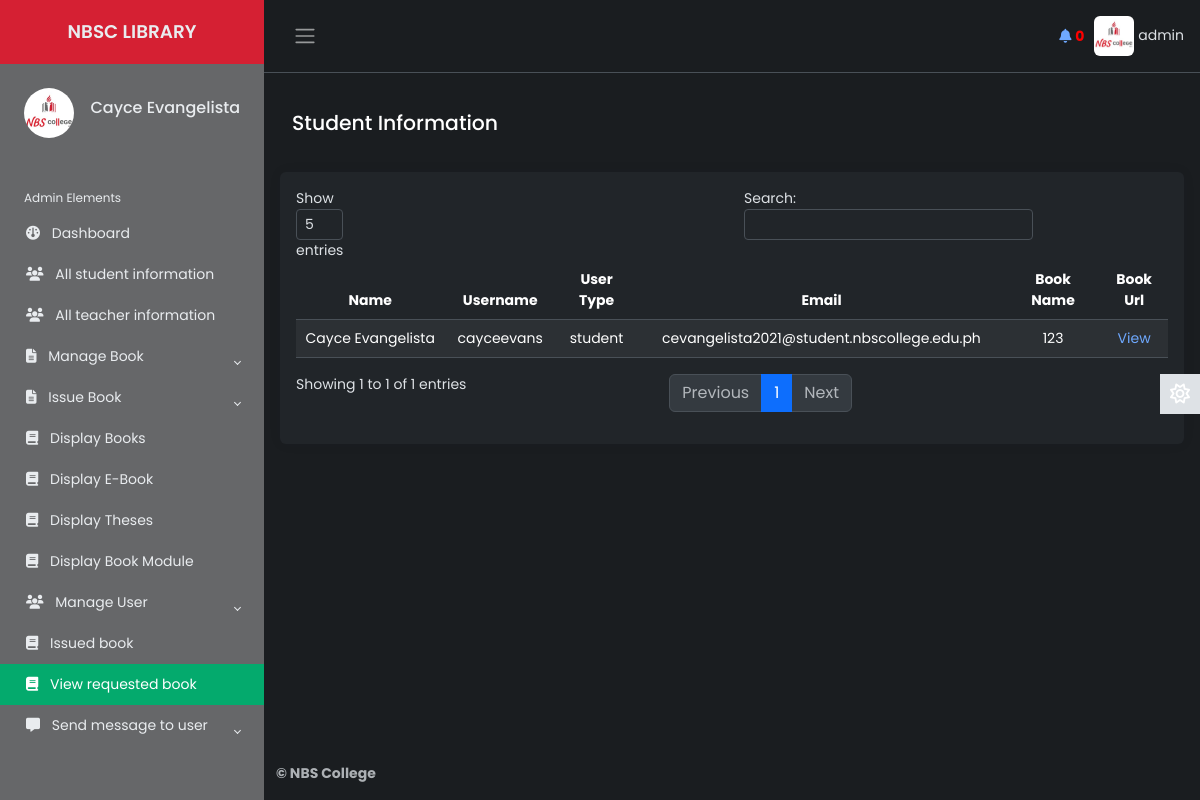
Page /Source/librarian/requested-books.php (signed in) on the earlier database version.
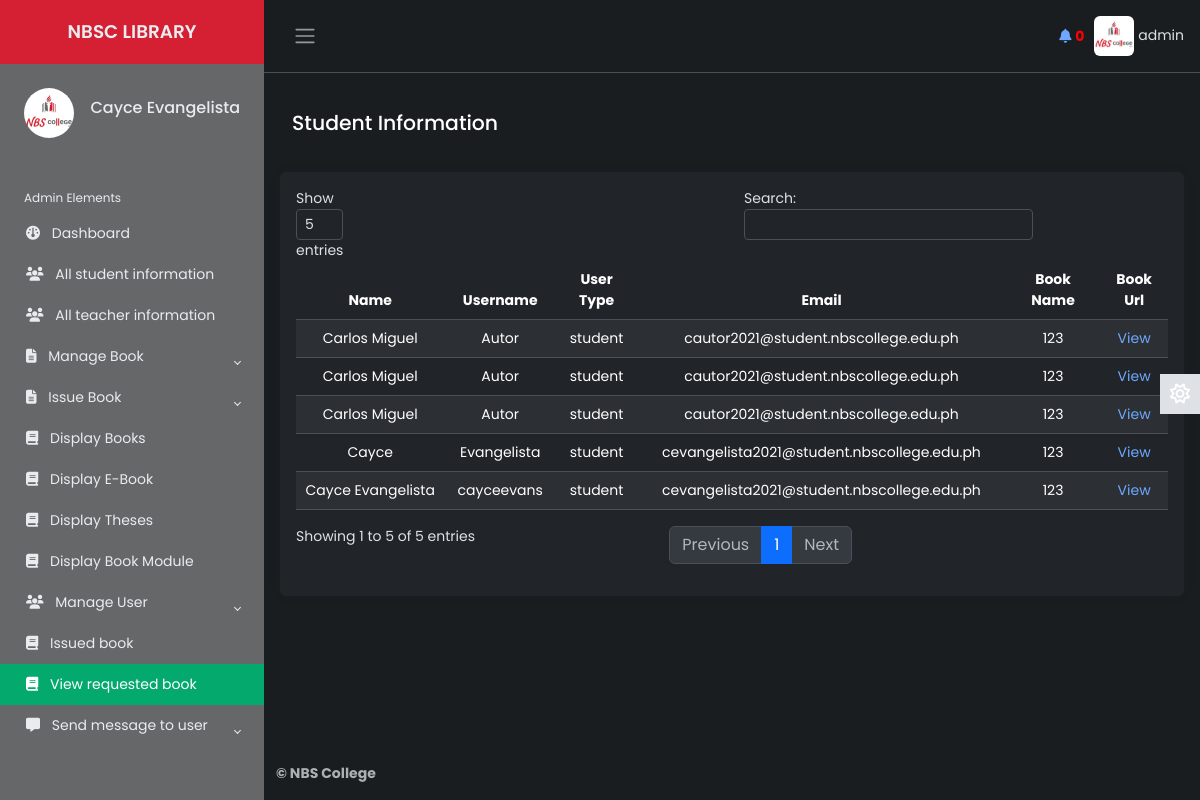
Same page on the later database version.
### tables this page shows
CREATE TABLE `lib_registration` (
  `id` int(2) NOT NULL,
  `name` varchar(50) NOT NULL,
  `username` varchar(20) NOT NULL,
  `password` varchar(20) NOT NULL,
  `email` varchar(50) NOT NULL,
  `phone` varchar(20) NOT NULL,
  `address` varchar(100) NOT NULL,
  `photo` varchar(500) NOT NULL,
  `status` varchar(7) NOT NULL
);

CREATE TABLE `request_books` (
  `id` int(10) NOT NULL,
  `name` varchar(50) NOT NULL,
  `username` varchar(50) NOT NULL,
  `email` varchar(50) NOT NULL,
  `utype` varchar(10) NOT NULL,
  `bname` varchar(50) NOT NULL,
  `burl` varchar(500) NOT NULL,
  `read1` varchar(3) NOT NULL
);

### Source/librarian/requested-books.php (the view, shortened to what the changed rows need)
        <?php
    include 'inc/header.php';
    include 'inc/connection.php';
    mysqli_query($link,"update request_books set read1='yes'");
 ?>
<main class="content px-3 py-2">
            <br>
            <div class="card border-0">
                        <div class="card-body">
                            <table class="table table-hover text-center table-striped" id="dtBasicExample">
							<thead>
										<tr>
											<th scope="col" >Name</th>
											<th scope="col">Username</th>
											<th scope="col">User Type</th>
											<th scope="col">Email</th>
											<th scope="col">Book Name</th>
											<th scope="col">Book Url</th>
										</tr>
									</thead>
									<tbody>
                                    <?php
                                        $res= mysqli_query($link, "select * from request_books ORDER BY id DESC");
                                        while ($row=mysqli_fetch_array($res)) {
                                            $burl = $row['burl'];
                                            echo "<tr>";
                                            echo "<td>"; echo $row["name"]; echo "</td>";
                                            echo "<td>"; echo $row["username"]; echo "</td>";
                                            echo "<td>"; echo $row["utype"]; echo "</td>";
                                            echo "<td>"; echo $row["email"]; echo "</td>";
                                            echo "<td>"; echo $row["bname"]; echo "</td>";
                                            echo "<td>";
                                            ?><a href="<?php echo $burl; ?>" target="_blank">View</a><?php
                                            echo "</td>";
                                            echo "</tr>";
                                        }
                                    ?>
                                    </tbody>
                            </table>
                        </div>
                    </div>
            </main>

### Source/librarian/inc/header.php (shortened to what the changed rows need)
<?php
    include 'inc/connection.php';
 ?>
<!DOCTYPE html>
<html lang="en" data-bs-theme="dark">
<head>
    <link href="https://cdn.datatables.net/v/dt/jszip-3.10.1/dt-2.0.3/b-3.0.1/b-html5-3.0.1/b-print-3.0.1/datatables.min.css" rel="stylesheet">
    <link href="https://cdn.jsdelivr.net/npm/bootstrap@5.3.3/dist/css/bootstrap.min.css" rel="stylesheet">
    <link rel="stylesheet" href="inc/css/custom1.css">
    <link rel="stylesheet" href="inc/css/animate.css">
</head>
<body>
    <div class="wrapper">
    <aside id="sidebar" class="js-sidebar">
            <div class="h-100">
                <ul class="sidebar-nav">
                    <li class="sidebar-header">
                        <span>
                        <?php
                            $res = mysqli_query($link, "select * from lib_registration where username='".$_SESSION['username']."'");
                            while ($row = mysqli_fetch_array($res)){
                                ?><img src="<?php echo $row["photo"]; ?> " height="50px" width="50px" alt="something wrong" class="rounded-circle"></a> <?php
                            }
                        ?>
                        </span>
                        <h6 style="float: right; margin-top: 10px;">
							<?php
								$res = mysqli_query($link, "select * from lib_registration where username='".$_SESSION['username']."'");
								while ($row = mysqli_fetch_array($res)){
								$name  =  $row["name"];
								echo $name;
								}
							?>
            			</h6>
                    </li>
                    <br>
                </ul>
            </div>
        </aside>
        <div class="main">
            <nav class="navbar navbar-expand px-3 border-bottom">
                <div class="navbar-collapse navbar">
                        <li class="nav-item dropdown">
								<?php
                                     $res = mysqli_query($link, "select * from lib_registration where username='".$_SESSION['username']."'");
                                     while ($row = mysqli_fetch_array($res)){
                                         ?><a href="#" data-bs-toggle="dropdown" class="nav-icon pe-md-0" style="color: inherit;"><img src="<?php echo $row["photo"]; ?>" alt=""class="avatar img-fluid rounded"> <span><?php echo $_SESSION["username"]; ?></span></a> <?php
                                     }
                                ?>
                        </li>
                </div>
            </nav>
</body>
</html>

Differences in the rows shown:
added request_books: name "Carlos Miguel", username "Autor", utype "student", email "cautor2021@student.nbscollege.edu.ph", bname "123"
added request_books: name "Carlos Miguel", username "Autor", utype "student", email "cautor2021@student.nbscollege.edu.ph", bname "123"
added request_books: name "Carlos Miguel", username "Autor", utype "student", email "cautor2021@student.nbscollege.edu.ph", bname "123"
added request_books: name "Cayce", username "Evangelista", utype "student", email "cevangelista2021@student.nbscollege.edu.ph", bname "123"
Other differences:
text written by a page script: "Show entries Search: Showing 1 to 1 of 1 entries Previous 1 Next" → "Show entries Search: Showing 1 to 5 of 5 entries Previous 1 Next"
